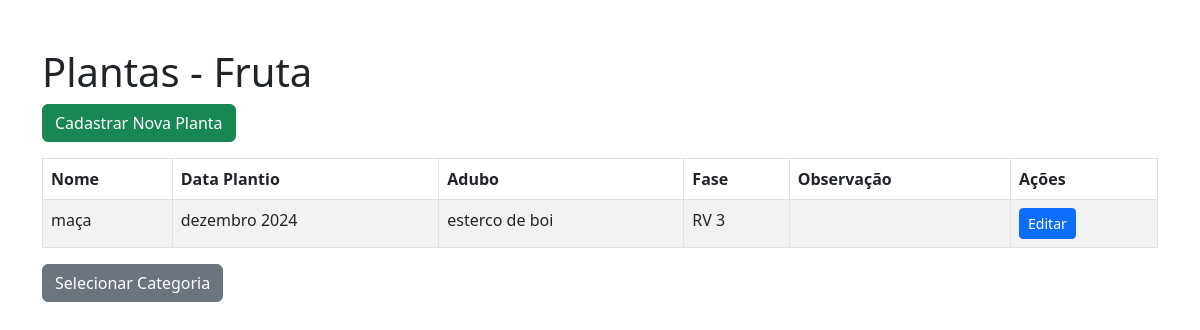
The page /categoria/fruta/ on the database its author committed.
### RelatorioApp/models.py (models this page shows, shortened)
class Planta(models.Model) :
    CATEGORIAS = [
        ("leguminosa" , "Leguminosa"),
        ("hortaliça" , "Hortaliça"),
        ("fruta" , " Fruta"),
    ]
    categoria =models.CharField(max_length= 20, choices = CATEGORIAS)
    nome =models.CharField(max_length= 100)
    Data_Do_Plantio = models.CharField(max_length=100)
    Adubo = models.CharField(max_length=100)
    Fase = models.CharField(max_length=100)
    Observacao = models.TextField(blank= True)

### RelatorioApp/views.py (the view)
# urls.py: path('categoria/<str:categoria>/', views.listar_plantas, name='listar_plantas'),
def listar_plantas(request, categoria):
    plantas = Planta.objects.filter(categoria=categoria)
    print(plantas)
    return render(request, 'ListarPlantas.html', {'plantas': plantas, 'categoria': categoria})

### RelatorioApp/templates/ListarPlantas.html (shortened to what this page needs)
<!DOCTYPE html>
<html lang="pt">
<head>
    <link href="https://cdn.jsdelivr.net/npm/bootstrap@5.3.0/dist/css/bootstrap.min.css" rel="stylesheet">
</head>
<body class="container mt-5">
    <h1>Plantas - {{ categoria|title }}</h1>
    <a href="{% url 'RelatorioApp:cadastrar_plantas' categoria %}" class="btn btn-success mb-3">Cadastrar Nova Planta</a>
    <table class="table table-bordered table-striped">
        <thead>
            <tr>
                <th>Nome</th><th>Data Plantio</th><th>Adubo</th><th>Fase</th><th>Observação</th><th>Ações</th>
            </tr>
        </thead>
        <tbody>
            {% for planta in plantas %}
            <tr>
                <td>{{ planta.nome }}</td>
                <td>{{ planta.Data_Do_Plantio }}</td>
                <td>{{ planta.Adubo }}</td>
                <td>{{ planta.Fase }}</td>
                <td>{{ planta.Observacao }}</td>
                <td>
                    <a href="{% url 'RelatorioApp:editar_plantas' planta.id %}" class="btn btn-sm btn-primary">Editar</a>
                </td>
            </tr>
            {% empty %}
                <tr><td colspan="6">Nenhum Cadastro Encontrado!</td></tr>
            {% endfor %}
        </tbody>
    </table>
    <a href="{% url 'RelatorioApp:escolher_categoria' %}" class="btn btn-secondary">Selecionar Categoria</a>
</body>
</html>

### rows shown on the page
Planta: categoria "Fruta", nome "maça", Data_Do_Plantio "dezembro 2024", Adubo "esterco de boi", Fase "RV 3"
